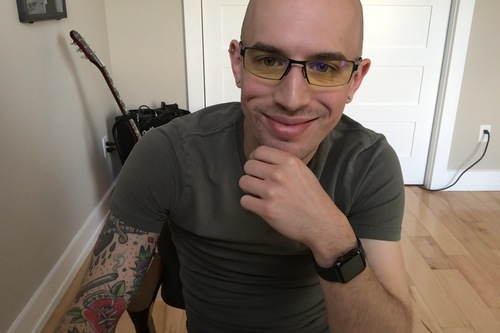
#> input picture HobbyistBundle/opencv_tutorial/images/adrian.jpg, 500 x 333 px
$ python count_shapes.py --image images/adrian.jpg
#> lines starting #> are read from the running program, lines starting #| are printed output that depends on the picture; after the words box and inside, x2 and y2 are one past the last pixel; in counts of white or black regions, pixels touching at a corner belong together
# import the necessary packages
import argparse
import imutils
import cv2

# construct the argument parser and parse the arguments
ap = argparse.ArgumentParser()
ap.add_argument("-i", "--image", required=True,
help="path to the input image")
args = vars(ap.parse_args())

# load the input image and convert it to grayscale
image = cv2.imread(args["image"])
#> image is the input picture: shape (333, 500, 3); mean B, G, R 106.5, 117.5, 130.6
gray = cv2.cvtColor(image, cv2.COLOR_BGR2GRAY)
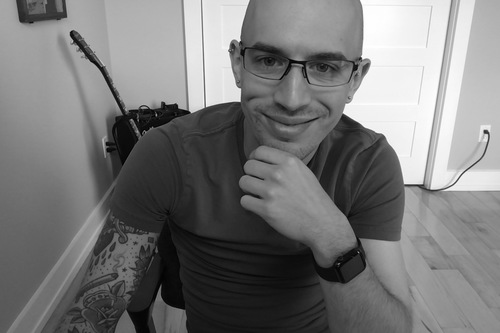
#> gray: shape (333, 500); min 0, max 255, mean 120.2

# blur the image (to reduce false-positive detections) and then
# perform edge detection
blurred = cv2.GaussianBlur(gray, (3, 3), 0)
edged = cv2.Canny(blurred, 50, 130)
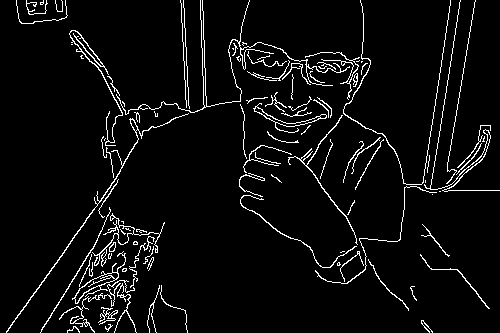
#> edged: shape (333, 500); 5% white in thin lines or dots

# find contours in the edge map and initialize the total number of
# shapes found
cnts = cv2.findContours(edged.copy(), cv2.RETR_EXTERNAL,
cv2.CHAIN_APPROX_SIMPLE)
#> cnts = 101 contours, 76 with area under 20; largest, box (x1, y1, x2, y2) and area: (72, 251, 126, 304) 400, (253, 103, 327, 133) 251, (6, 113, 189, 333) 196, (69, 30, 123, 146) 115, (288, 115, 358, 245) 102
cnts = imutils.grab_contours(cnts)
total = 0

# loop over the contours one by one
for c in cnts:
	# if the contour area is small, then the area is likely noise, so
	# we should ignore the contour
	if cv2.contourArea(c) < 25:
		continue

	# otherwise, draw the contour on the image and increment the total
	# number of shapes found
	cv2.drawContours(image, [c], -1, (204, 0, 255), 2)
	total += 1
#> this loop made 101 passes
#> c on passes 35, 36, 38, 50: [[432, 194]], [[439, 191], [440, 191]], [[425, 180], [425, 182]], [[105, 138], [104, 139], [104, 140], [104, 139]]
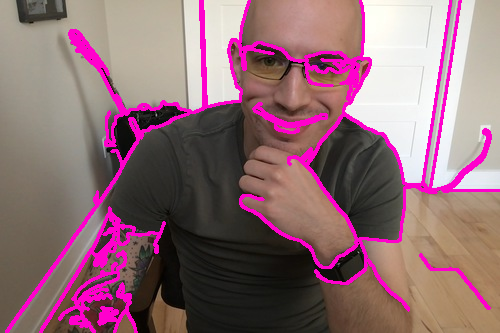
#> image: shape (333, 500, 3); 9.4% of pixels changed, all inside (x1, y1, x2, y2) = (5, 0, 500, 333)
#> after the loop, total = 20

# show the output image and the final shape count
print("[INFO] found {} shapes".format(total))
#| [INFO] found 20 shapes
cv2.imshow("Image", image)
cv2.waitKey(0)

$ run again, on HobbyistBundle/opencv_tutorial/images/faces_example.png
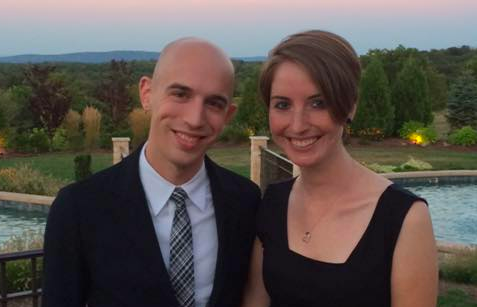
#> input picture HobbyistBundle/opencv_tutorial/images/faces_example.png, 477 x 307 px
#> image is the input picture: shape (307, 477, 3); mean B, G, R 79.2, 84, 92.7
#> `edged = cv2.Canny(blurred, 50, 130)`:
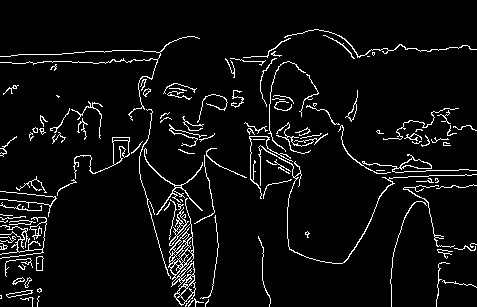
#> edged: shape (307, 477); 5.5% white in thin lines or dots
#> cnts = 115 contours, 95 with area under 20; largest, box (x1, y1, x2, y2) and area: (168, 198, 196, 307) 1346, (73, 137, 130, 179) 332, (362, 154, 477, 173) 204, (144, 148, 203, 215) 100, (36, 256, 44, 271) 84
#> the loop `for c in cnts:` made 115 passes
#> c on passes 33, 44, 55: [[180, 199], [182, 201], [182, 200], [181, 199]], [[376, 170], [384, 170]], [[253, 139], [264, 139]]
#> after the loop `for c in cnts:`:
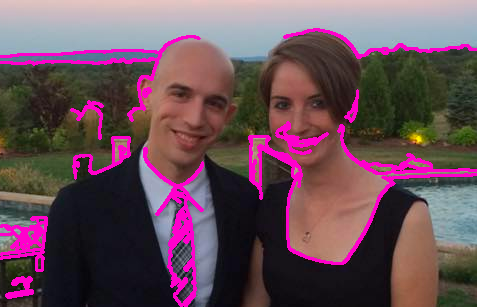
#> image: shape (307, 477, 3); 7.55% of pixels changed, all inside (x1, y1, x2, y2) = (0, 28, 477, 307)
#> after the loop `for c in cnts:`: total = 18
#| [INFO] found 18 shapes

$ run again, on HobbyistBundle/opencv_tutorial/images/shapes.png
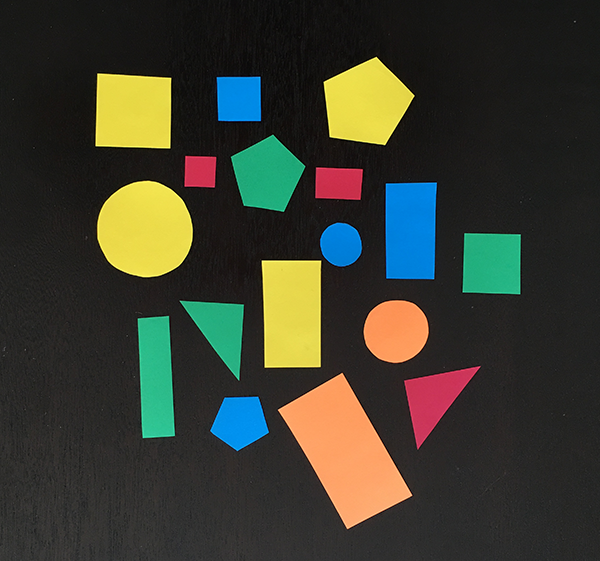
#> input picture HobbyistBundle/opencv_tutorial/images/shapes.png, 600 x 561 px
#> image is the input picture: shape (561, 600, 3); mean B, G, R 47.5, 60.1, 58.4
#> `edged = cv2.Canny(blurred, 50, 130)`:
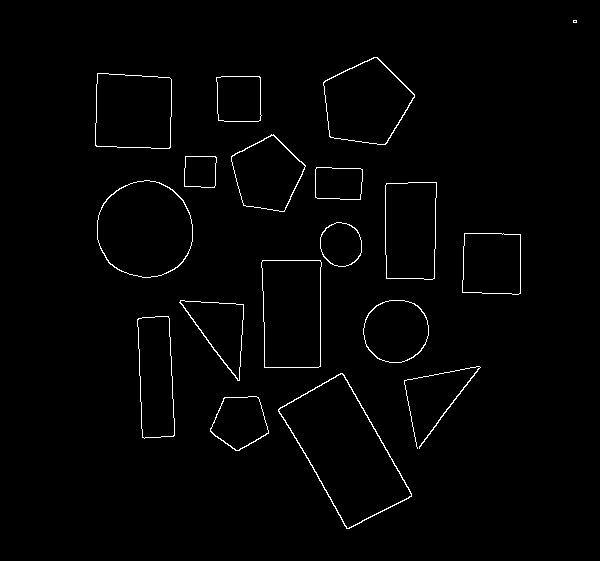
#> edged: shape (561, 600); 1.4% white in thin lines or dots, all inside (x1, y1, x2, y2) = (95, 20, 577, 529)
#> cnts = 18 contours, 1 with area under 20; largest, box (x1, y1, x2, y2) and area: (278, 373, 412, 529) 10300, (97, 180, 193, 278) 7298, (261, 260, 322, 368) 6094, (323, 57, 415, 145) 5552, (95, 73, 172, 149) 5376
#> the loop `for c in cnts:` made 18 passes
#> c on pass 18: [[573, 20], [573, 22], [576, 22], [576, 20]]
#> after the loop `for c in cnts:`:
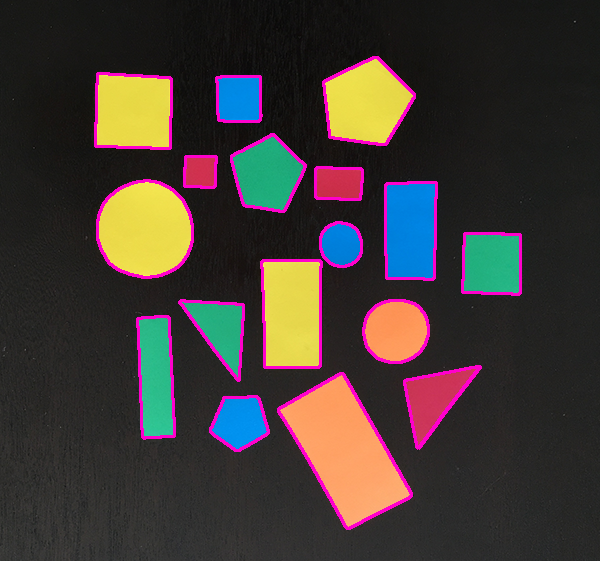
#> image: shape (561, 600, 3); 4.03% of pixels changed, all inside (x1, y1, x2, y2) = (94, 56, 522, 530)
#> after the loop `for c in cnts:`: total = 17
#| [INFO] found 17 shapes
